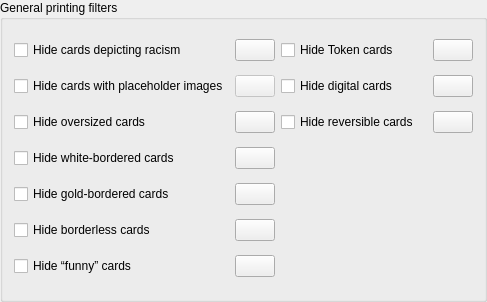
<?xml version="1.0" encoding="UTF-8"?>
<ui version="4.0">
 <class>Form</class>
 <widget class="QGroupBox" name="Form">
  <property name="geometry">
   <rect>
    <x>0</x>
    <y>0</y>
    <width>487</width>
    <height>302</height>
   </rect>
  </property>
  <property name="windowTitle">
   <string>Form</string>
  </property>
  <property name="title">
   <string>General printing filters</string>
  </property>
  <layout class="QGridLayout" name="gridLayout">
   <item row="5" column="0">
    <widget class="QCheckBox" name="hide_gold_bordered_cards">
     <property name="toolTip">
      <string>&lt;html&gt;&lt;head/&gt;&lt;body&gt;&lt;p&gt;Some “collectible” sets, like full reprints of tournament-winning decks were printed with golden borders. Many also have printed signatures of the involved players in the text box.&lt;/p&gt;&lt;p&gt;These are not tournament legal.&lt;/p&gt;&lt;/body&gt;&lt;/html&gt;</string>
     </property>
     <property name="text">
      <string>Hide gold-bordered cards</string>
     </property>
    </widget>
   </item>
   <item row="1" column="0">
    <widget class="QCheckBox" name="hide_cards_depicting_racism">
     <property name="toolTip">
      <string>&lt;html&gt;&lt;head/&gt;&lt;body&gt;&lt;p&gt;Hide cards banned for depicting racism.&lt;/p&gt;&lt;p&gt;Background:&lt;/p&gt;&lt;p&gt;Some cards were banned by Wizards of the Coast, because they depict references to controversial real-world events, religion or contain combinations of card effect, name and artwork that, when viewed together, depict racism. These cards are banned in all sanctioned tournament formats and several community formats like Commander, Oathbreaker and others.&lt;/p&gt;&lt;/body&gt;&lt;/html&gt;</string>
     </property>
     <property name="text">
      <string>Hide cards depicting racism</string>
     </property>
    </widget>
   </item>
   <item row="7" column="1">
    <widget class="QPushButton" name="view_funny_cards">
     <property name="sizePolicy">
      <sizepolicy hsizetype="Fixed" vsizetype="Fixed">
       <horstretch>0</horstretch>
       <verstretch>0</verstretch>
      </sizepolicy>
     </property>
     <property name="toolTip">
      <string>View cards hidden by this filter on the Scryfall website.</string>
     </property>
     <property name="icon">
      <iconset theme="globe">
       <normaloff>.</normaloff>.</iconset>
     </property>
    </widget>
   </item>
   <item row="7" column="0">
    <widget class="QCheckBox" name="hide_funny_cards">
     <property name="toolTip">
      <string>“Funny” cards, not legal in any constructed format.
This includes full-art Contraptions from Unstable,
cards with acorn-shaped security stamps from Unfinity (and newer Un-Sets),
some black-bordered promotional cards with non-standard back faces,
and all silver-bordered cards.</string>
     </property>
     <property name="text">
      <string>Hide “funny” cards</string>
     </property>
    </widget>
   </item>
   <item row="2" column="0">
    <widget class="QCheckBox" name="hide_cards_without_images">
     <property name="toolTip">
      <string>Hide non-English cards with low-resolution,
English placeholder images with an overlay text stating
“This card is not available in the selected language.”</string>
     </property>
     <property name="text">
      <string>Hide cards with placeholder images</string>
     </property>
    </widget>
   </item>
   <item row="4" column="1">
    <widget class="QPushButton" name="view_white_bordered_cards">
     <property name="sizePolicy">
      <sizepolicy hsizetype="Fixed" vsizetype="Fixed">
       <horstretch>0</horstretch>
       <verstretch>0</verstretch>
      </sizepolicy>
     </property>
     <property name="toolTip">
      <string>View cards hidden by this filter on the Scryfall website.</string>
     </property>
     <property name="icon">
      <iconset theme="globe">
       <normaloff>.</normaloff>.</iconset>
     </property>
    </widget>
   </item>
   <item row="1" column="2">
    <widget class="QCheckBox" name="hide_token">
     <property name="text">
      <string>Hide Token cards</string>
     </property>
    </widget>
   </item>
   <item row="1" column="1">
    <widget class="QPushButton" name="view_cards_depicting_racism">
     <property name="sizePolicy">
      <sizepolicy hsizetype="Fixed" vsizetype="Fixed">
       <horstretch>0</horstretch>
       <verstretch>0</verstretch>
      </sizepolicy>
     </property>
     <property name="toolTip">
      <string>View cards hidden by this filter on the Scryfall website.</string>
     </property>
     <property name="icon">
      <iconset theme="globe">
       <normaloff>.</normaloff>.</iconset>
     </property>
    </widget>
   </item>
   <item row="1" column="3">
    <widget class="QPushButton" name="view_token">
     <property name="sizePolicy">
      <sizepolicy hsizetype="Fixed" vsizetype="Fixed">
       <horstretch>0</horstretch>
       <verstretch>0</verstretch>
      </sizepolicy>
     </property>
     <property name="toolTip">
      <string>View cards hidden by this filter on the Scryfall website.</string>
     </property>
     <property name="icon">
      <iconset theme="globe">
       <normaloff>.</normaloff>.</iconset>
     </property>
    </widget>
   </item>
   <item row="2" column="2">
    <widget class="QCheckBox" name="hide_digital_cards">
     <property name="toolTip">
      <string>Hide cards and printings that are only available on digital platforms. This includes all kinds of digital printings.</string>
     </property>
     <property name="text">
      <string>Hide digital cards</string>
     </property>
    </widget>
   </item>
   <item row="3" column="0">
    <widget class="QCheckBox" name="hide_oversized_cards">
     <property name="toolTip">
      <string>These cards are larger than regular Magic cards and can’t be included in decks.
Includes Archenemy schemes, Planechase planes and
oversized commander creature or Planeswalker cards included in some pre-constructed Commander decks.</string>
     </property>
     <property name="text">
      <string>Hide oversized cards</string>
     </property>
    </widget>
   </item>
   <item row="4" column="0">
    <widget class="QCheckBox" name="hide_white_bordered_cards">
     <property name="text">
      <string>Hide white-bordered cards</string>
     </property>
    </widget>
   </item>
   <item row="2" column="3">
    <widget class="QPushButton" name="view_digital_cards">
     <property name="sizePolicy">
      <sizepolicy hsizetype="Fixed" vsizetype="Fixed">
       <horstretch>0</horstretch>
       <verstretch>0</verstretch>
      </sizepolicy>
     </property>
     <property name="toolTip">
      <string>View cards hidden by this filter on the Scryfall website.</string>
     </property>
     <property name="icon">
      <iconset theme="globe">
       <normaloff>.</normaloff>.</iconset>
     </property>
    </widget>
   </item>
   <item row="2" column="1">
    <widget class="QPushButton" name="view_cards_without_images">
     <property name="enabled">
      <bool>false</bool>
     </property>
     <property name="sizePolicy">
      <sizepolicy hsizetype="Fixed" vsizetype="Fixed">
       <horstretch>0</horstretch>
       <verstretch>0</verstretch>
      </sizepolicy>
     </property>
     <property name="icon">
      <iconset theme="globe">
       <normaloff>.</normaloff>.</iconset>
     </property>
    </widget>
   </item>
   <item row="3" column="1">
    <widget class="QPushButton" name="view_oversized_cards">
     <property name="sizePolicy">
      <sizepolicy hsizetype="Fixed" vsizetype="Fixed">
       <horstretch>0</horstretch>
       <verstretch>0</verstretch>
      </sizepolicy>
     </property>
     <property name="toolTip">
      <string>View cards hidden by this filter on the Scryfall website.</string>
     </property>
     <property name="icon">
      <iconset theme="globe">
       <normaloff>.</normaloff>.</iconset>
     </property>
    </widget>
   </item>
   <item row="5" column="1">
    <widget class="QPushButton" name="view_gold_bordered_cards">
     <property name="sizePolicy">
      <sizepolicy hsizetype="Fixed" vsizetype="Fixed">
       <horstretch>0</horstretch>
       <verstretch>0</verstretch>
      </sizepolicy>
     </property>
     <property name="toolTip">
      <string>View cards hidden by this filter on the Scryfall website.</string>
     </property>
     <property name="icon">
      <iconset theme="globe">
       <normaloff>.</normaloff>.</iconset>
     </property>
    </widget>
   </item>
   <item row="6" column="0">
    <widget class="QCheckBox" name="hide_borderless_cards">
     <property name="text">
      <string>Hide borderless cards</string>
     </property>
    </widget>
   </item>
   <item row="6" column="1">
    <widget class="QPushButton" name="view_borderless_cards">
     <property name="sizePolicy">
      <sizepolicy hsizetype="Fixed" vsizetype="Fixed">
       <horstretch>0</horstretch>
       <verstretch>0</verstretch>
      </sizepolicy>
     </property>
     <property name="toolTip">
      <string>View cards hidden by this filter on the Scryfall website.</string>
     </property>
     <property name="icon">
      <iconset theme="globe">
       <normaloff>.</normaloff>.</iconset>
     </property>
    </widget>
   </item>
   <item row="3" column="2">
    <widget class="QCheckBox" name="hide_reversible_cards">
     <property name="toolTip">
      <string>Some single-sided cards are re-printed as two-sided, reversible cards in some Secret Lair releases.
This filter hides those.</string>
     </property>
     <property name="text">
      <string>Hide reversible cards</string>
     </property>
    </widget>
   </item>
   <item row="3" column="3">
    <widget class="QPushButton" name="view_reversible_cards">
     <property name="sizePolicy">
      <sizepolicy hsizetype="Fixed" vsizetype="Fixed">
       <horstretch>0</horstretch>
       <verstretch>0</verstretch>
      </sizepolicy>
     </property>
     <property name="toolTip">
      <string>View cards hidden by this filter on the Scryfall website.</string>
     </property>
     <property name="icon">
      <iconset theme="globe">
       <normaloff>.</normaloff>.</iconset>
     </property>
    </widget>
   </item>
  </layout>
 </widget>
 <resources/>
 <connections/>
</ui>
